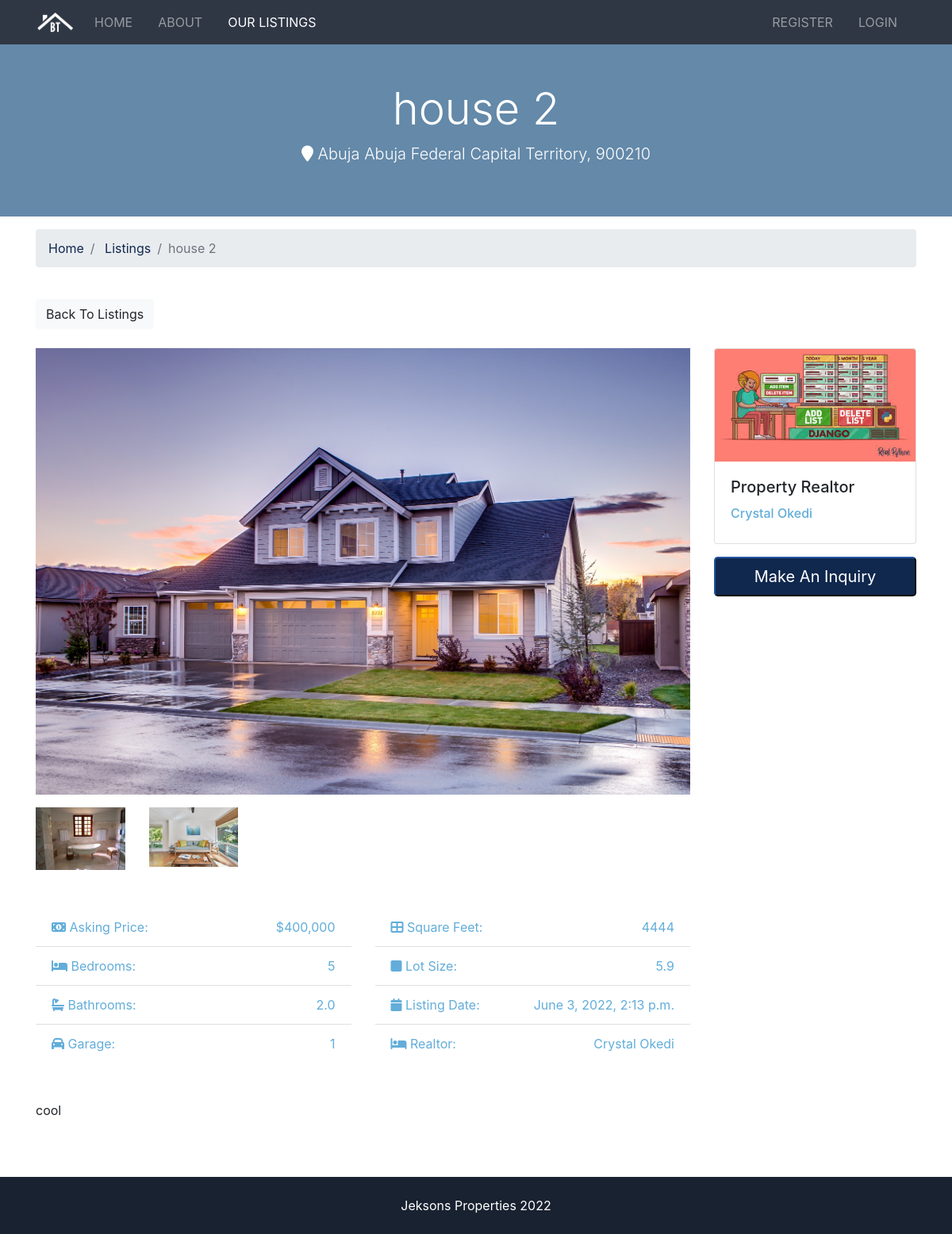
The app's page /listings/2 with its own data.
### listings/models.py (models this page shows, shortened)
class Listing(models.Model):
    realtor = models.ForeignKey(Realtor, on_delete=models.DO_NOTHING)
    title = models.CharField(max_length=200)
    address = models.CharField(max_length=200)
    lga = models.CharField(max_length=100)
    state = models.CharField(max_length=100)
    zipcode = models.CharField(max_length=20)
    description = models.TextField(blank=True)
    price = models.IntegerField()
    bedrooms = models.IntegerField()
    bathrooms = models.DecimalField(max_digits=2, decimal_places=1)
    garage = models.IntegerField(default=0)
    sqft = models.CharField(max_length=20, blank=True)
    lot_size = models.DecimalField(max_digits=5, decimal_places=1)
    photo_main = models.ImageField(upload_to='photos/%Y/%m/%d')
    photo_1 = models.ImageField(upload_to='photos/%Y/%m/%d', blank=True)
    photo_2 = models.ImageField(upload_to='photos/%Y/%m/%d', blank=True)
    photo_3 = models.ImageField(upload_to='photos/%Y/%m/%d', blank=True)
    photo_4 = models.ImageField(upload_to='photos/%Y/%m/%d', blank=True)
    photo_5 = models.ImageField(upload_to='photos/%Y/%m/%d', blank=True)
    is_published = models.BooleanField(default=True)
    list_date = models.DateTimeField(default=datetime.now, blank=True)
    objects = models.Manager()

### realtors/models.py (models this page shows)
class Realtor(models.Model):
    name = models.CharField(max_length=200)
    photo = models.ImageField(upload_to='photo/%Y/%m/%d')
    description = models.TextField(blank=True)
    phone = models.CharField(max_length=20)
    email = models.CharField(max_length=50)
    is_mvp = models.BooleanField(default=False)
    hire_date = models.DateTimeField(default=datetime.now, blank=True)
    def __str__(self):
        return self.name
    objects = models.Manager()

### listings/views.py (the view)
# urls.py: path('<int:listing_id>', views.listing, name='listing'),
def listing(request, listing_id):
    listing = get_object_or_404(Listing, pk=listing_id)
    context = {
        'listing': listing
    }
    return render(request, 'listings/listing.html', context)

### templates/listings/listing.html (shortened to what this page needs)
{% extends 'base.html' %}
{% load humanize %}
{% block content %}
	<section id="showcase-inner" class="py-5 text-white">
		<div class="container">
			<div class="row text-center">
				<div class="col-md-12">
					<h1 class="display-4">{{ listing.title }}</h1>
					<p class="lead">
					<i class="fas fa-map-marker"></i> {{ listing.lga }} {{ listing.state }}, {{ listing.zipcode }}</p>
				</div>
			</div>
		</div>
	</section>
	<section id="bc" class="mt-3">
		<div class="container">
			<nav>
				<ol class="breadcrumb">
					<li class="breadcrumb-item">
						<a href="{% url 'index' %}">Home</a>
					</li>
					<li class="breadcrumb-item">
						<a href="{% url 'listings' %}">Listings</a>
					</li>
					<li class="breadcrumb-item active">{{ listing.title }}</li>
				</ol>
			</nav>
		</div>
	</section>
	<section id="listing" class="py-4">
		<div class="container">
			<a href="{% url 'listings' %}" class="btn btn-light mb-4">Back To Listings</a>
			<div class="row">
				<div class="col-md-9">
					<img src="{{ listing.photo_main.url }}" alt="" class="img-main img-fluid mb-3">
					<div class="row mb-5 thumbs">
						{% if listing.photo_1 %}
							<div class="col-md-2">
								<a href="{{ listing.photo_1.url }}" data-lightbox="home-images">
									<img src="{{ listing.photo_1.url }}" alt="" class="img-fluid">
								</a>
							</div>
						{% endif %}
						{% if listing.photo_2 %}
							<div class="col-md-2">
								<a href="{{ listing.photo_2.url }}" data-lightbox="home-images">
									<img src="{{ listing.photo_2.url }}" alt="" class="img-fluid">
								</a>
							</div>
						{% endif %}
					</div>
					<div class="row mb-5 fields">
						<div class="col-md-6">
							<ul class="list-group list-group-flush">
								<li class="list-group-item text-secondary">
									<i class="fas fa-money-bill-alt"></i> Asking Price:
									<span class="float-right">${{ listing.price | intcomma}}</span>
								</li>
								<li class="list-group-item text-secondary">
									<i class="fas fa-bed"></i> Bedrooms:
									<span class="float-right">{{ listing.bedrooms }}</span>
								</li>
								<li class="list-group-item text-secondary">
									<i class="fas fa-bath"></i> Bathrooms:
									<span class="float-right">{{ listing.bathrooms }}</span>
								</li>
								<li class="list-group-item text-secondary">
									<i class="fas fa-car"></i> Garage:
									<span class="float-right">{{ listing.garage }}
									</span>
								</li>
							</ul>
						</div>
						<div class="col-md-6">
							<ul class="list-group list-group-flush">
								<li class="list-group-item text-secondary">
									<i class="fas fa-th-large"></i> Square Feet:
									<span class="float-right">{{ listing.sqft }}</span>
								</li>
								<li class="list-group-item text-secondary">
									<i class="fas fa-square"></i> Lot Size:
									<span class="float-right">{{ listing.lot_size }}
									</span>
								</li>
								<li class="list-group-item text-secondary">
									<i class="fas fa-calendar"></i> Listing Date:
									<span class="float-right">{{ listing.list_date }}</span>
								</li>
								<li class="list-group-item text-secondary">
									<i class="fas fa-bed"></i> Realtor:
									<span class="float-right">{{ listing.realtor }}
									</span>
								</li>
							</ul>
						</div>
					</div>
					<div class="row mb-5">
						<div class="col-md-12">
							{{ listing.description }}
						</div>
					</div>
				</div>
				<div class="col-md-3">
					<div class="card mb-3">
						<img class="card-img-top" src="{{ listing.realtor.photo.url }}" alt="">
						<div class="card-body">
							<h5 class="card-title">Property Realtor</h5>
							<h6 class="text-secondary">{{ listing.realtor }}</h6>
						</div>
					</div>
					<button class="btn-primary btn-block btn-lg" data-toggle="modal" data-target="#inquiryModal">Make An Inquiry</button>
				</div>
			</div>
		</div>
	</section>
{% endblock content %}

### jeksons_properties/static/css/style.css (style rules this page uses)
img { width: 100%; }
#showcase-inner { background: url(../img/building.jpg) no-repeat top center fixed/cover; position: relative; overflow: hidden; min-height: 200px; }
#showcase-inner::before { content: ''; position: absolute; top: 0; left: 0; min-height: 100%; width: 100%; background: rgb(100 137 169); }

### records on screen
Listing: title "house 2", lga "Abuja", state "Abuja Federal Capital Territory", zipcode "900210", photo_main (picture), photo_1 (picture), photo_2 (picture), price "400,000", bedrooms "5", bathrooms "2.0", garage "1", sqft "4444", lot_size "5.9", list_date "June 3, 2022, 2:13 p.m.", realtor "Crystal Okedi", description "cool", realtor.photo (picture)
